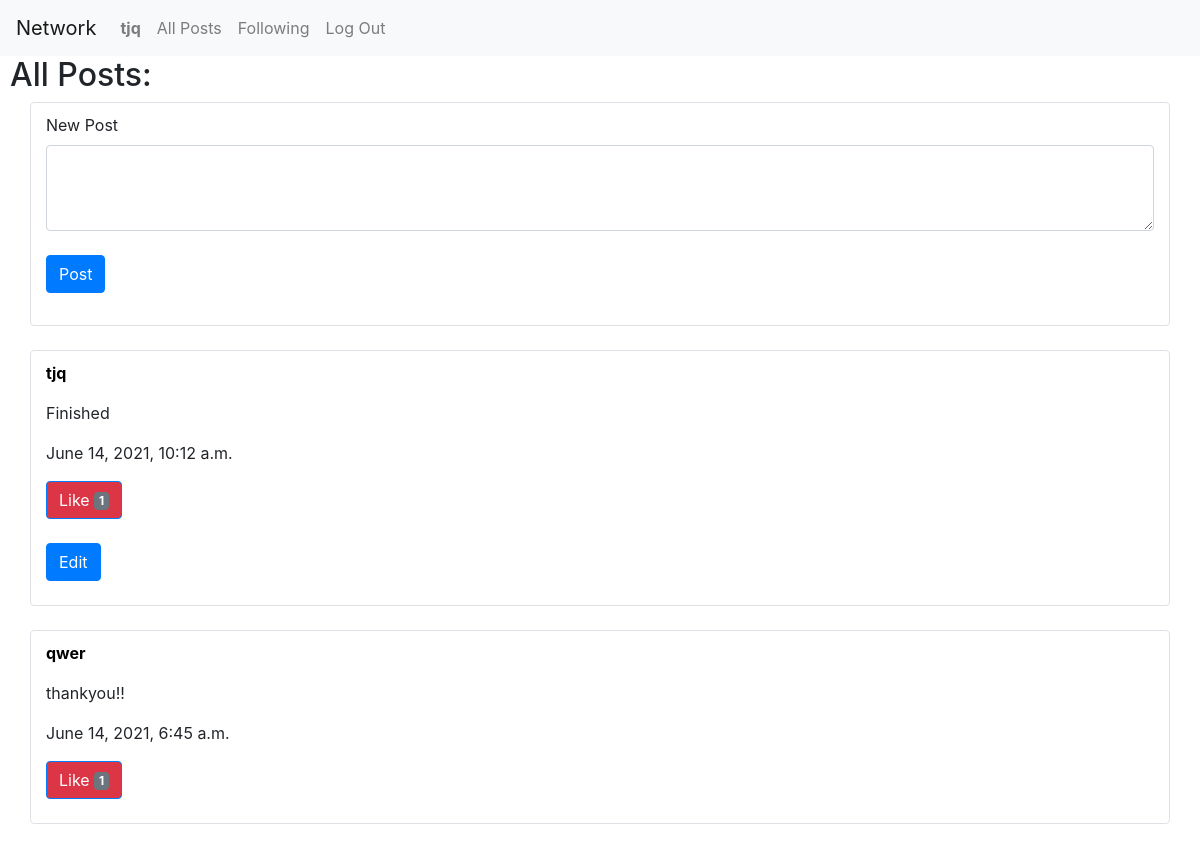
The page / (signed in, upper part) on the database as committed earlier.
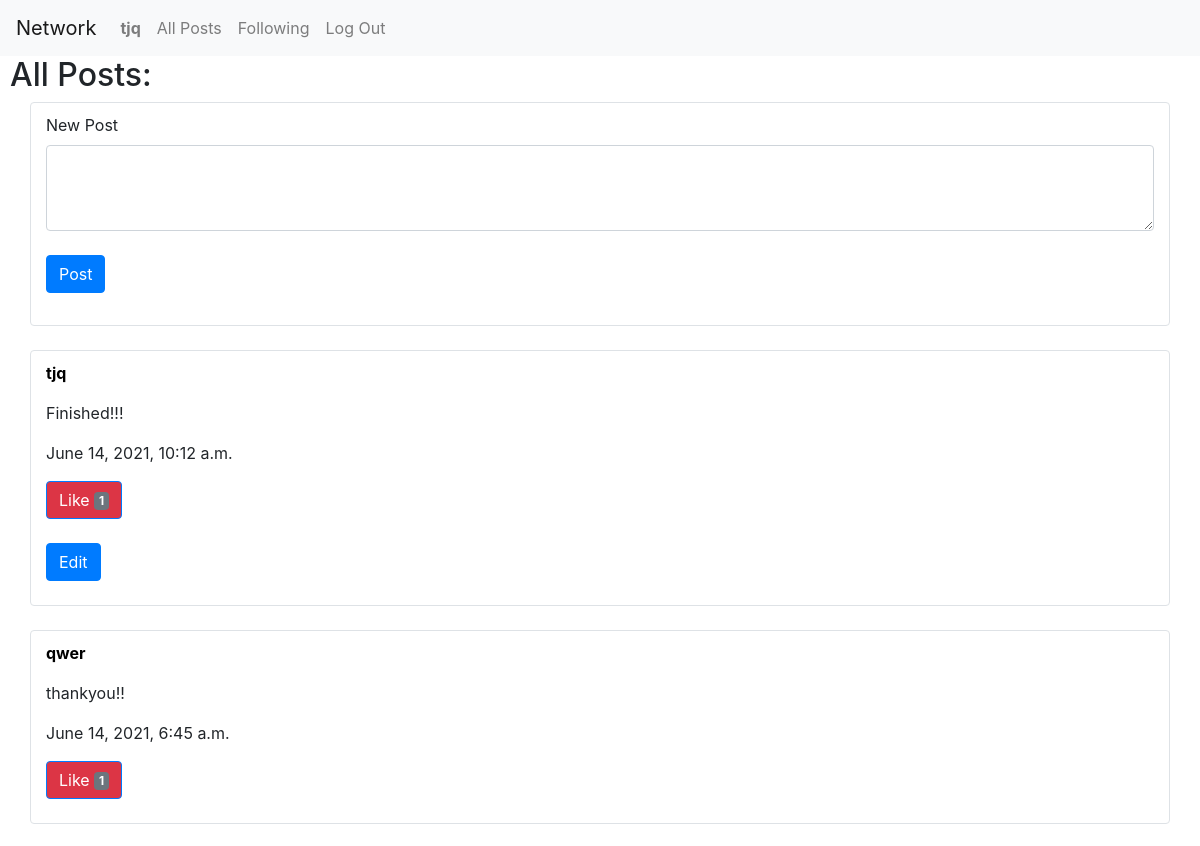
The same page on the database as committed later.
### network/models.py (models this page shows, shortened)
class Posts(models.Model):
    user = models.ForeignKey(User, on_delete=models.CASCADE)
    content = models.TextField(blank= False)
    time = models.DateTimeField(auto_now_add=True)
    likes = models.IntegerField(blank= False, default= 0)

class User(AbstractUser):
    def __str__(self):
        return f"{self.username}"

### network/views.py (the view)
# urls.py: path("", views.index, name="index"),
def index(request):
    if request.method == "POST":
        content = request.POST["content"]
        if len(content) == 0:
            posts = Posts.objects.filter().all()
            posts = posts.order_by('time').reverse()
            return render(request, "network/index.html", {
                "message": "Must write content before posting!",
                "posts": posts
            })
        else:
            temp = Posts.objects.create(user=request.user, content=content, likes=0)
            temp.save()
            return HttpResponseRedirect(reverse(index))
    else:
        posts = Posts.objects.filter().all()
        posts = posts.order_by('time').reverse()
        page_len = 1
        count = 0
        for i in posts:
            if count != 0:
                if count % 10 == 0:
                    page_len += 1
            count += 1
        p = Paginator(posts, 10)
        temp_list = []
        for i in range(page_len):
            temp_page = p.get_page(i + 1)
            temp_list.append(temp_page.object_list)
        posts = temp_list[0]
        page_num = 1
        return render(request, "network/index.html", {
            "posts": posts,
            "page_num": page_num,
            "page_len": page_len
        })

### network/templates/network/index.html (shortened to what this page needs)
{% extends "network/layout.html" %}
{% block body %}
    <h2>All Posts:</h2>
    {% if user.is_authenticated %}
        <div class= "container border rounded padding-top">
            <div class="mb-3">
                <form action="{% url 'index' %}" method="post">
                        <label for="content" class="form-label">New Post</label>
                        <textarea class="form-control" id="content" name="content" rows="3"></textarea>
                        <br>
                        <input type="submit" value="Post" class="btn btn-primary mb-3">
                </form>
            </div>
        </div>
    {% endif %}
    {% for post in posts %}
        <br>
        <div class= "container border rounded padding-top">
            <p><strong><a class="nav1" href="{% url 'profile' post.user %}">{{post.user}}</a></strong></p>
            <p id="p{{post.id}}">{{post.content}}</p>
            <p>{{post.time}}</p>
            {% if user.is_authenticated %}
                <button id="l{{post.id}}" name="likepost" value="{{post.id}}" type="button" class="btn btn-primary bg-danger">
                    Like <span class="badge bg-secondary">{{post.likes}}</span>
                </button>
                <br></br>
            {% else %}
                <p style="color:red;">Likes: {{post.likes}}</p>
            {% endif %}
            {% if post.user == request.user %}
                <button id="b{{post.id}}" name="editpost" value="{{post.id}}" class="btn btn-primary">Edit</button>
                <br></br>
            {% endif %}
        </div>
    {% endfor %}
    {% if page_len > 1 %}
        <br>
    {% endif %}
{% endblock %}

Rows that differ between the two databases and show on the page:
changed Posts "tjq": content "Finished" → "Finished!!!"
